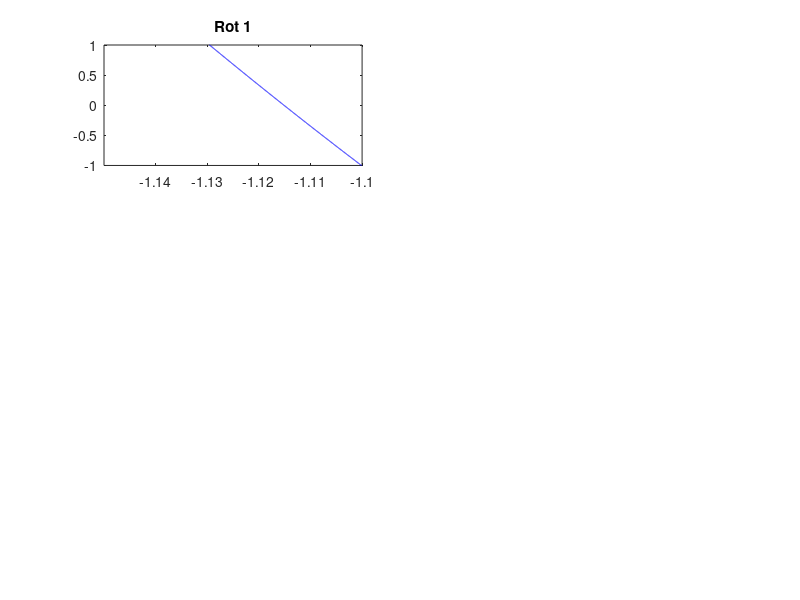

MATLAB code to generate this figure: (Note: this script raises an error after producing the figure.)
% QUESTION 2B -------------------------------------------------------------

% Define the function f(x)
f = @(x) 61*x - ((x.^2 + x + 0.03)./(3*x + 1)).^7 - 20*x.*exp(-x);

% Define x range with small step size
x = -5:1e-5:7.5;
y = f(x);

% Create figure
figure();

% Define root intervals for subplots
root_intervals = [
    -1.15, -1.1, -1, 1;    % Rot 1
    -0.30, -0.28, -1, 1;   % Rot 2
    -0.001, 0.001, -0.05, 0.05; % Rot 3
    6.35, 6.45, -2, 2;     % Rot 4
    -3, 7, -300, 300       % Full function
];

% Titles for subplots
titles = {'Rot 1', 'Rot 2', 'Rot 3', 'Rot 4', 'y = f(x)'};

% Loop to create subplots
for i = 1:4
    subplot(3, 2, i);
    plot(x, y, 'b'); % Plot function
    title(titles{i});
    xlim(root_intervals(i, 1:2));
    ylim(root_intervals(i, 3:4));
    yline(0, 'k:', 'LineWidth', 1); % Dashed zero line
end

% Full function plot
subplot(3, 2, 5:6);
plot(x, y, 'b'); % Plot function
title(titles{5});
xlim(root_intervals(5, 1:2));
ylim(root_intervals(5, 3:4));
yline(0, 'k:', 'LineWidth', 1); % Dashed zero line





% QUESTION 2C -------------------------------------------------------------

% Determine one root using Newton's method and print relative error

clear; clc;

% Define function
f = @(x) 61*x - ((x.^2 + x + 0.03) ./ (3*x + 1)).^7 - 20*x.*exp(-x);

% Define derivative
df= @(x)  61  -  7* ( (x.^2+x+0.03) ./ (3*x+1) ).^6 .* ...
    ( ( (3*x + 1 ).*( 2*x +1 ) - ( x.^2 + x + 0.03 )*(3) ) ./ ( (3*x+1).^2 ) ) ...
    - 20*( exp(-x) - x.*exp(-x) );

% Initial guess (modify for each root)
%x0 = -1.5;
x0 = -0.28; 
%x0 = -0.1;
%x0 = 6;

tol = 1e-8;
max_iter = 50;

% Newton's method iteration
x = x0;
relative_error = inf; % Initialize with a large value

fprintf('Iter | x-value         | f(x)            | df(x)           | Step Size       | Relative Error\n');
fprintf('----------------------------------------------------------------------------------------------\n');

for i = 1:max_iter
    fx = f(x);
    dfx = df(x);
    
    % Check if the derivative is too small or NaN
    if abs(dfx) < 1e-10 || isnan(dfx)
        fprintf('Derivative near zero or NaN at x = %.6f, stopping iteration.\n', x);
        break;
    end

    % Compute new x-value
    x_new = x - fx / dfx;

    % Compute relative error
    relative_error = abs(x_new - x) / abs(x_new);

    % Print iteration progress
    fprintf('%4d | %.10f | %.10e | %.10e | %.10e | %.10e\n', i, x, fx, dfx, abs(x_new - x), relative_error);

    % Check convergence based on relative error
    if relative_error < tol
        fprintf('\nRoot found at x = %.10f with relative error %.10e after %d iterations\n', x_new, relative_error, i);
        break;
    end

    x = x_new; % Update x-value for next iteration
end

% If max iterations reached
if i == max_iter
    fprintf('\nNewton''s method did not converge within %d iterations.\n', max_iter);
end


% QUESTION 2E -------------------------------------------------------------

% 2e) Bestäm konvergenskonstanten för den största roten

clear; clc;

% Define function
f = @(x) 61*x - ((x.^2 + x + 0.03) ./ (3*x + 1)).^7 - 20*x.*exp(-x);

% Define derivative
df= @(x)  61  -  7* ( (x.^2+x+0.03) ./ (3*x+1) ).^6 .* ...
    ( ( (3*x + 1 ).*( 2*x +1 ) - ( x.^2 + x + 0.03 )*(3) ) ./ ( (3*x+1).^2 ) ) ...
    - 20*( exp(-x) - x.*exp(-x) );

% Startvärde för största roten
x0 = 6;

% andra rötter
%x0 = -1.5;
%x0 = -0.289; 
%x0 = -0.1;


tol = 1e-8;
max_iter = 50;
x_values = zeros(1, max_iter);
x_values(1) = x0;
errors = zeros(1, max_iter);  % För att lagra felen

fprintf('Iter | x-value         | Error         | Convergence Constant C\n');
fprintf('-----------------------------------------------------------------\n');

for i = 2:max_iter
    % Newton's iteration
    x_new = x_values(i-1) - f(x_values(i-1)) / df(x_values(i-1));
    x_values(i) = x_new;
    
    % Compute absolute error
    errors(i) = abs(x_values(i) - x_values(i-1));
    
    % Compute convergence constant (after at least 3 iterations)
    if i > 2
        C = errors(i) / (errors(i-1)^2); %kvadratisk konvergens
        fprintf('%4d | %.10f | %.10e | %.10f\n', i, x_values(i), errors(i), C);
    else
        fprintf('%4d | %.10f | %.10e | N/A\n', i, x_values(i), errors(i)); % No C on first step
    end

    % Check convergence
    if errors(i) < tol
        fprintf('\nRoot found at x = %.10f with error %.10e after %d iterations\n', x_values(i), errors(i), i);
        break;
    end
end

% If max iterations reached
if i == max_iter
    fprintf('\nNewton''s method did not converge within %d iterations.\n', max_iter);
end
